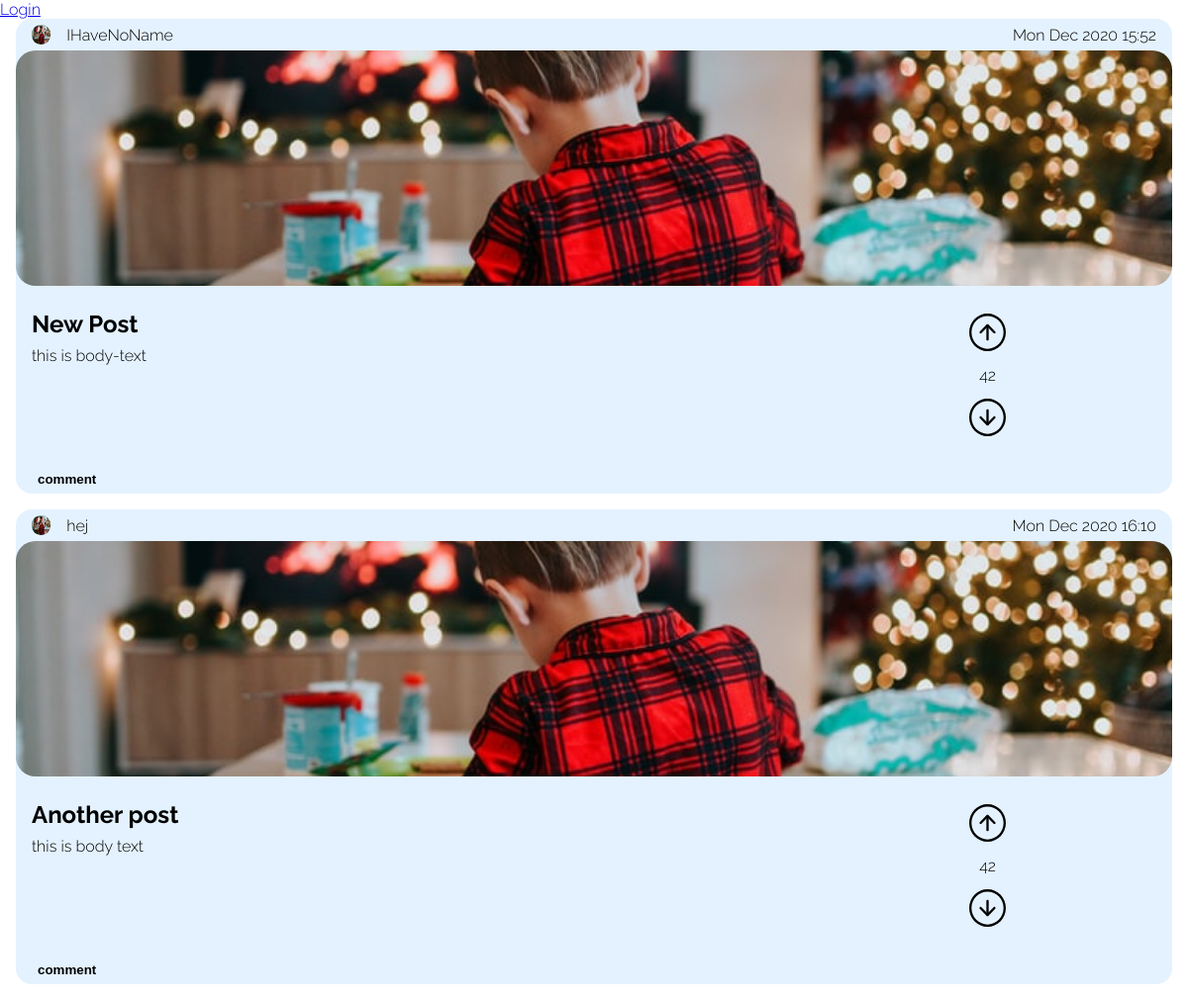
The page /views/index.php on the database its author committed.
### tables this page shows
CREATE TABLE "Posts" ("id" integer,"user_id" int,"header" varchar,"body" text,"date" int, "color" varchar, PRIMARY KEY (id));

CREATE TABLE "Users" ("id" integer,"name" varchar,"email" varchar,"avatar_path" varchar,"password_hash" varchar,"bio" text, PRIMARY KEY (id));

### views/index.php (the view, shortened to what this page needs)
<?php
require('header.php');
$db = new PDO('sqlite:../hacker_news_database.sqlite3');
$result = $db->query("SELECT * FROM Posts");
$posts = $result->fetchAll(PDO::FETCH_ASSOC);
?>
<body>
    <a href="/views/login.php">Login</a>
    <?php foreach ($posts as $post) : ?>
        <?php
        $userId = $post['user_id'];
        $result = $db->query("SELECT * FROM Users WHERE id = $userId");
        $user = $result->fetch(PDO::FETCH_ASSOC);
        if (isset($user['name'])) {
            $userName = $user['name'];
        } else {
            $userName = 'IHaveNoName';
        }
        ?>
        <div class="post">
            <div class="date-section">
                <div class="left">
                    <img src="/images/photo-1609050470947-f35aa6071497.jpeg" alt="">
                    <p class="name"><?= $userName ?></p>
                </div>
                <div class="right">
                    <p class="date"><?= date('D M Y H:i', $post['date']) ?></p>
                </div>
            </div>
            <div class="image-section">
                <img src="/images/photo-1609050470947-f35aa6071497.jpeg" alt="">
            </div>
            <div class="text-section">
                <div class="text-section-text">
                    <h2><?= $post['header'] ?></h2>
                    <p><?= $post['body'] ?></p>
                </div>
                <div class="text-section-vote">
                    <div class="img-container">
                        <img class="upvote" src="/assets/up-arrow.svg" alt="">
                    </div>
                    <p>42</p>
                    <div class="img-container">
                        <img class="downvote" src="/assets/down-arrow.svg" alt="">
                    </div>
                </div>
            </div>
            <div class="bottom-section">
                <div class="left">
                    <button>comment</button>
                </div>
            </div>
        </div>
    <?php endforeach ?>
</body>
<?php require('footer.php') ?>

### styles/style.css (style rules this page uses)
body, html { margin: 0; padding: 0; width: 100vw; }
html { font-size: 16px; font-family: Raleway; }
.post { background: #E4F2FF; height: 30rem; max-width: 100%; display: flex; flex-direction: column; border-radius: 1rem; margin: 0rem 1rem 0rem 1rem; overflow: hidden; margin-bottom: 1rem; }
.date-section { height: 2rem; display: flex; justify-content: space-between; }
.date-section .left { display: flex; align-items: center; justify-content: center; margin-left: 1rem; height: 2rem; position: relative; }
.date-section .right { display: flex; flex-direction: row; height: 100%; margin-right: 1rem; position: relative; }
.date-section .left img { background: mediumaquamarine; height: 1.2rem; width: 1.2rem; border-radius: 50%; margin-right: 1rem; }
.date-section .right * { display: flex; align-items: center; justify-content: center; }
.date-section .left .name { display: flex; align-items: center; justify-content: center; }
.date-section .left .name { height: 100%; margin: 0; margin-right: 1rem; }
.date-section .right .date { height: 100%; margin: 0; }
.image-section { height: 16rem; width: 100%; overflow: hidden; }
.image-section img { position: relative; border-radius: 20px; height: 100%; width: 100%; object-fit: cover; }
.text-section { height: 10rem; display: flex; padding: 1rem; }
.text-section .text-section-text { width: 70%; }
.text-section .text-section-text h2 { margin: .5rem 0rem; }
.text-section .text-section-text p { margin: .5rem 0rem; }
.text-section .text-section-vote { width: 30%; display: flex; flex-direction: column; position: relative; }
.img-container { position: relative;; width: 100%; margin: 0; flex-grow: 1; height: 40%; display: flex; justify-content: center; align-items: center; }
.text-section .text-section-vote img.upvote { height: 60%; width: auto; }
.text-section .text-section-vote p { position: relative;; width: 100%; margin: 0; flex-grow: 1; display: flex; justify-content: center; align-items: center; }
.text-section .text-section-vote img.downvote { height: 60%; width: auto; }
.bottom-section { height: 2rem; display: flex; justify-content: space-between; }
.bottom-section .left { display: flex; justify-content: center; align-items: center; margin-left: 1rem; }
.bottom-section .left button { border: none; background: none; font-weight: bold; outline: none; }

### rows shown on the page
posts: user.name "IHaveNoName", date "Mon Dec 2020 15:52", header "New Post", body "this is body-text"
posts: user.name "hej", date "Mon Dec 2020 16:10", header "Another post", body "this is body text"
